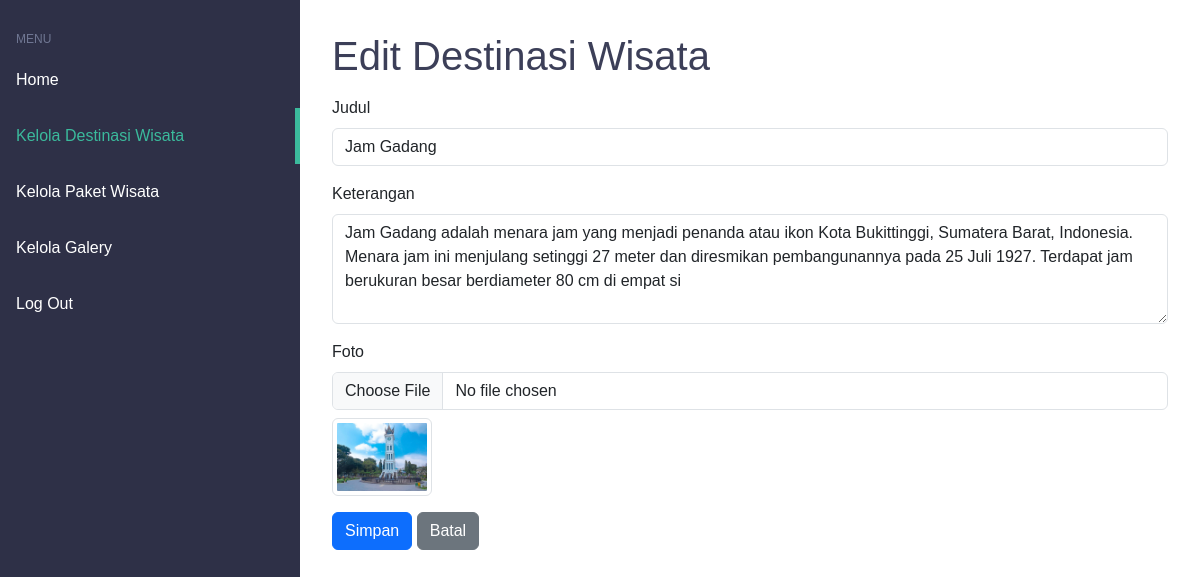
Screenshot of /admin/edit_destinasi.php?id=1 with the database file from the repository.
### tables this page shows
CREATE TABLE `destinasi_wisata` (
  `id` int(11) NOT NULL,
  `foto` varchar(255) NOT NULL,
  `judul` varchar(255) NOT NULL,
  `keterangan` varchar(255) NOT NULL
);

### admin/edit_destinasi.php (the view, shortened to what this page needs)
<?php
include '../db.php';
$id = $_GET['id'] ?? null;
$query = "SELECT * FROM destinasi_wisata WHERE id = :id";
$stmt = $pdo->prepare($query);
$stmt->execute([':id' => $id]);
$destinasi = $stmt->fetch(PDO::FETCH_ASSOC);
?>
<!DOCTYPE html>
<html lang="en">
<head>
    <link href="https://cdn.jsdelivr.net/npm/bootstrap@5.3.3/dist/css/bootstrap.min.css" rel="stylesheet">
    <link rel="stylesheet" href="assets/style.css" />
</head>
<body>
    <div class="app">
        <aside class="sidebar">
            <h3>Menu</h3>
            <nav class="menu">
                <a href="admin.php" class="menu-item">Home</a>
                <a href="kelola_destinasi_wisata.php" class="menu-item is-active">Kelola Destinasi Wisata</a>
                <a href="kelola_paketwisata.php" class="menu-item">Kelola Paket Wisata</a>
                <a href="kelola_galery.php" class="menu-item">Kelola Galery</a>
                <a href="../logout.php" class="menu-item">Log Out</a>
            </nav>
        </aside>
        <main class="content">
            <h1>Edit Destinasi Wisata</h1>
            <form method="post" enctype="multipart/form-data">
                <div class="mb-3">
                    <label for="judul" class="form-label">Judul</label>
                    <input type="text" class="form-control" id="judul" name="judul" value="<?php echo htmlspecialchars($destinasi['judul']); ?>" required>
                </div>
                <div class="mb-3">
                    <label for="keterangan" class="form-label">Keterangan</label>
                    <textarea class="form-control" id="keterangan" name="keterangan" rows="4" required><?php echo htmlspecialchars($destinasi['keterangan']); ?></textarea>
                </div>
                <div class="mb-3">
                    <label for="foto" class="form-label">Foto</label>
                    <input type="file" class="form-control" id="foto" name="foto" accept="image/*">
                    <img src="../assets/gallery/<?php echo htmlspecialchars($destinasi['foto']); ?>" alt="Foto Destinasi" class="img-thumbnail mt-2" width="100">
                </div>
                <button type="submit" class="btn btn-primary">Simpan</button>
                <a href="kelola_destinasi_wisata.php" class="btn btn-secondary">Batal</a>
            </form>
        </main>
    </div>
</body>
</html>

### admin/assets/style.css (style rules this page uses)
* { margin: 0; padding: 0; box-sizing: border-box; font-family: sans-serif; }
.app { display: flex; min-height: 100vh; }
.sidebar { flex: 1 1 0; max-width: 300px; padding: 2rem 1rem; background-color: #2e3047; }
.sidebar h3 { color: #707793; font-size: 0.75rem; text-transform: uppercase; margin-bottom: 0.5em; }
.sidebar .menu { margin: 0 -1rem; }
.sidebar .menu .menu-item { display: block; padding: 1em; color: #FFF; text-decoration: none; transition: 0.2s linear; }
.sidebar .menu .menu-item:hover, .sidebar .menu .menu-item.is-active { color: #3bba9c; border-right: 5px solid #3bba9c; }
.content { flex: 1 1 0; padding: 2rem; }
.content h1 { color: #3C3F58; font-size: 2.5rem; margin-bottom: 1rem; }

### rows the page displays
destinasi_wisata: judul "Jam Gadang", keterangan "Jam Gadang adalah menara jam yang menjadi penanda atau ikon Kota Bukittinggi, Sumatera Barat, Indonesia. Menara jam ini menjulang setinggi 27 meter dan diresmikan pembangunannya pada 25 Juli 1927. Terdapat jam berukuran besar berdiameter 80 cm di empat si", foto (picture)
